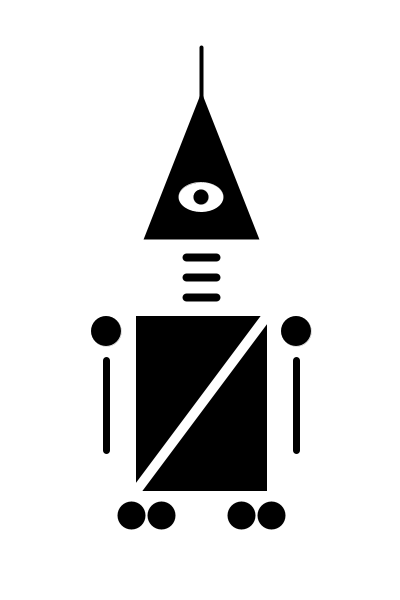
Frame 1 (no input)
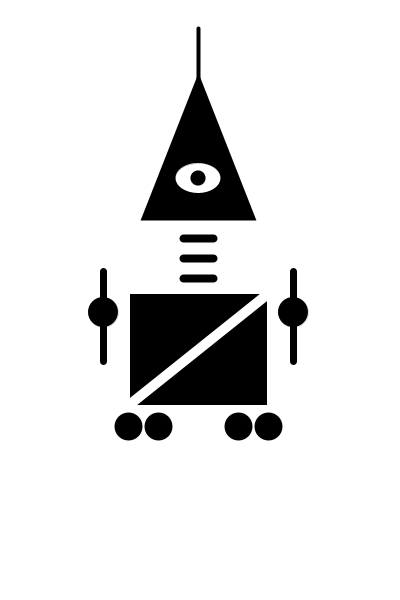
Frame 60 (the mouse pressed at the canvas centre just before this capture)
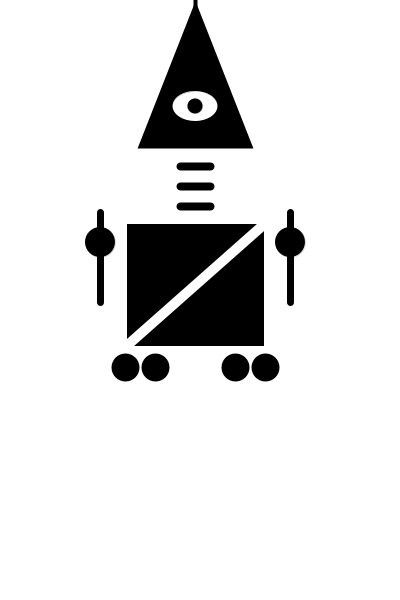
Frame 120 (the mouse held since frame 60 and released just before this capture)

The Processing sketch that drew these frames (run headless with seeded random() and noise(); from frame 60 on, the mouse is pressed at the canvas centre):

// Processing sketch: processing_70512
// ── processing_70512.pde

int n=18; //wheels
int x = 200;
int y = 100;
int h=170;  //body height
int w = 130; //body width


void setup() {
  size(400, 600);
  smooth();
}


void draw() {
  background(255);
  x+=random(-5,5);
  y+=random(-5,5);
  h+=random(-5,5);
  int yb = y+220+ int(random(-2,2));
  if(h<100) { h = 100; yb=200;}
 //body y
  
  
  //--------------STATIC--------------------------

  //body
  fill(0);
  rect(x-w/2, yb, w, h);
  strokeWeight(10);
  stroke(255);
  line(x+w/2, yb, x-w/2, yb+h);
  
  noFill();
  stroke(0);

  //wheels
  fill(0);
  ellipse(x-w/2-5, yb+h+25, n, n);
  ellipse(x-w/2+25, yb+h+25, n, n);
  ellipse(x+w/2+5, yb+h+25, n, n);
  ellipse(x+w/2-25, yb+h+25, n, n);
  //noFill();


  //---------------MOVING--------------------------

  //neck
  int neck = 20;
  int eye = 15;

  strokeWeight(8);
  line(x-15, y+160, x+15, y+160);
  line(x-15, y+160+neck, x+15, y+160+neck);
  line(x-15, y+160+2*neck, x+15, y+160+2*neck);

  //head
  strokeWeight(4);
  line(x, y-50, x, y);
  triangle(x, y, x+55, y+140, x-55, y+140);


  //eye
  strokeWeight(0);
  fill(255);
  ellipse(x, y+100, 45, 30);
  fill(0);
  ellipse(x, y+100, 15, 15);
  noFill();


  //hands
  fill(0);
  ellipse (x-w/2-30, yb+15, 30, 30);  //left
  ellipse (x+w/2+30, yb+15, 30, 30); //right
  noFill();
  strokeWeight(7);
  line(x-w/2-30, yb+h-130, x-w/2-30, yb+h-40);
  line(x+w/2+30, yb+h-130, x+w/2+30, yb+h-40);
}
